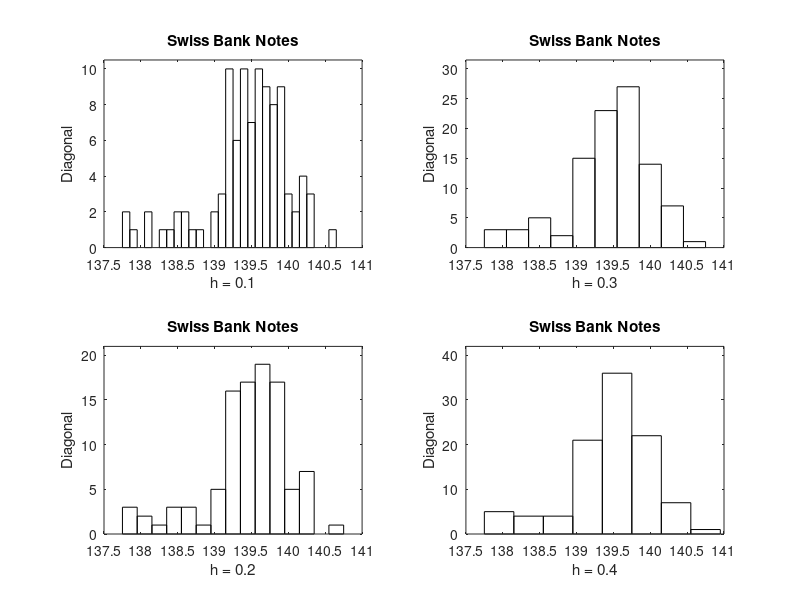

Here is the MATLAB script that generated this plot:
% ---------------------------------------------------------------------
% Book:         MVA
% ---------------------------------------------------------------------
% Quantlet:     MVAhisbank1
% ---------------------------------------------------------------------
% Description:  MVAhisbank1 computes 4 histograms for the diagonal of 
%               the forged swiss bank notes ("bank2.dat"). The 
%               histograms are different w.r.t. their binwidth. 
% ---------------------------------------------------------------------
% Usage:        MVAhisbank1
% ---------------------------------------------------------------------
% Inputs:       none
% ---------------------------------------------------------------------
% Output:       Computes 4 histograms for the diagonal of the forged 
%               swiss bank notes ("bank2.dat"). The histograms are
%               different w.r.t. their binwidth. 
% ---------------------------------------------------------------------
% Example:      
% ---------------------------------------------------------------------
% Author:       Wolfgang Haerdle, Song Song, Vladimir Georgescu, 
%               Jorge Patron           
% ---------------------------------------------------------------------

x=load('bank2.dat');      

x=x(101:200,6);

origin=137.75;
i = 0:100;

% Because origin<min(x), the histogram includes all values
y1 = origin + 0.1*i +   0.05;
y2 = origin + 0.2*i + 2*0.05;
y3 = origin + 0.3*i + 3*0.05;
y4 = origin + 0.4*i + 4*0.05;

subplot(2,2,1) 
hist(x,y1)
axis 'auto y'
axis manual
xlim([137.5 141])
h = findobj(gca,'Type','patch');
set(h,'FaceColor','w','EdgeColor','k')
title('Swiss Bank Notes')
xlabel('h = 0.1')
ylabel('Diagonal')
ylim([0 10.5])

subplot(2,2,3)
hist(x,y2)
axis 'auto y'
axis manual
xlim([137.5 141])
h = findobj(gca,'Type','patch');
set(h,'FaceColor','w','EdgeColor','k')
title('Swiss Bank Notes')
xlabel('h = 0.2')
ylabel('Diagonal')
ylim([0 21])

subplot(2,2,2)
hist(x,y3)
axis 'auto y'
axis manual
xlim([137.5 141])
h = findobj(gca,'Type','patch');
set(h,'FaceColor','w','EdgeColor','k')
title('Swiss Bank Notes')
xlabel('h = 0.3')
ylabel('Diagonal')
ylim([0 31.5])

subplot(2,2,4)
hist(x,y4)
axis 'auto y'
axis manual
xlim([137.5 141])
h = findobj(gca,'Type','patch');
set(h,'FaceColor','w','EdgeColor','k')
title('Swiss Bank Notes')
xlabel('h = 0.4')
ylabel('Diagonal')
ylim([0 42])









